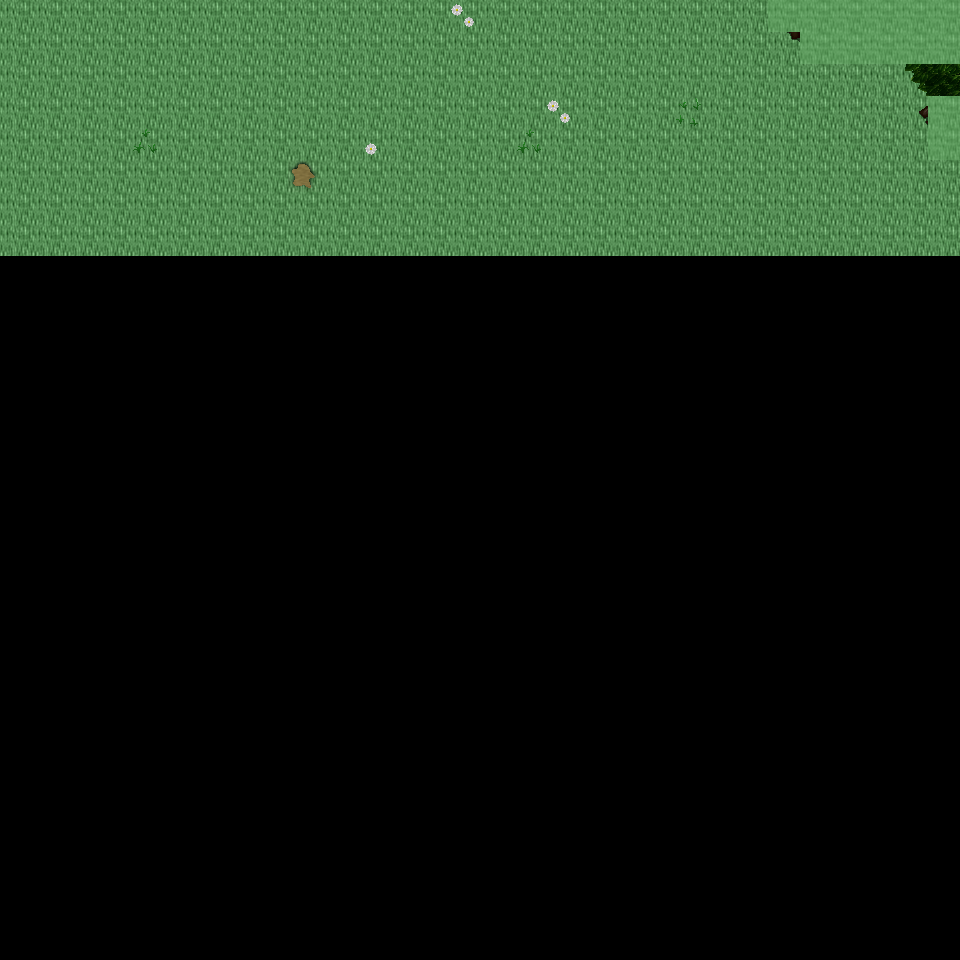

Tiled map render using the project's own tile images. Description and the map definition, with tile-layer contents summarised, below:
An orthogonal 30x30 tile map with 32x32 px tiles, 6 tile layers (Ground, Object, Object2, Above, ...), 26 tilesets and 4 objects (4x mapExit).

<map version="1.0" orientation="orthogonal" renderorder="right-down" width="30" height="30" tilewidth="32" tileheight="32" nextobjectid="5">
  <tileset firstgid="1" name="tileset_ground_ground" tilewidth="32" tileheight="32" tilecount="33" columns="3">
    <image source="../drawable/tileset_ground_ground.png" width="96" height="352" />
  </tileset>
  <tileset firstgid="34" name="tileset_building_castle" tilewidth="32" tileheight="32" tilecount="320" columns="20">
    <image source="../drawable/tileset_building_castle.png" width="640" height="512" />
  </tileset>
  <tileset firstgid="354" name="tileset_plant_flower_daisy_white" tilewidth="32" tileheight="32" tilecount="8" columns="2">
    <image source="../drawable/tileset_plant_flower_daisy_white.png" width="64" height="128" />
  </tileset>
  <tileset firstgid="362" name="tileset_ground_mud_patch" tilewidth="32" tileheight="32" tilecount="4" columns="4">
    <image source="../drawable/tileset_ground_mud_patch.png" width="128" height="32" />
  </tileset>
  <tileset firstgid="366" name="tileset_plant_grasses" tilewidth="32" tileheight="32" tilecount="6" columns="3">
    <image source="../drawable/tileset_plant_grasses.png" width="96" height="64" />
  </tileset>
  <tileset firstgid="372" name="tileset_ground_cobbled_paving" tilewidth="32" tileheight="32" tilecount="1" columns="1">
    <image source="../drawable/tileset_ground_cobbled_paving.png" width="32" height="32" />
  </tileset>
  <tileset firstgid="373" name="tileset_plant_bush_bushes" tilewidth="32" tileheight="32" tilecount="10" columns="5">
    <image source="../drawable/tileset_plant_bush_bushes.png" width="160" height="64" />
  </tileset>
  <tileset firstgid="383" name="tileset_ground_grass_edges" tilewidth="32" tileheight="32" tilecount="36" columns="12">
    <image source="../drawable/tileset_ground_grass_edges.png" width="384" height="96" />
  </tileset>
  <tileset firstgid="419" name="tileset_ground_grass_corners" tilewidth="32" tileheight="32" tilecount="24" columns="6">
    <image source="../drawable/tileset_ground_grass_corners.png" width="192" height="128" />
  </tileset>
  <tileset firstgid="443" name="tileset_plant_tree_tree_darkgreen" tilewidth="32" tileheight="32" tilecount="88" columns="8">
    <image source="../drawable/tileset_plant_tree_tree_darkgreen.png" width="256" height="352" />
  </tileset>
  <tileset firstgid="531" name="tileset_plant_flower_daisy_yellow" tilewidth="32" tileheight="32" tilecount="8" columns="2">
    <image source="../drawable/tileset_plant_flower_daisy_yellow.png" width="64" height="128" />
  </tileset>
  <tileset firstgid="539" name="tileset_plant_flower_daisy_red" tilewidth="32" tileheight="32" tilecount="8" columns="2">
    <image source="../drawable/tileset_plant_flower_daisy_red.png" width="64" height="128" />
  </tileset>
  <tileset firstgid="547" name="tileset_plant_flower_daisy_blue" tilewidth="32" tileheight="32" tilecount="8" columns="2">
    <image source="../drawable/tileset_plant_flower_daisy_blue.png" width="64" height="128" />
  </tileset>
  <tileset firstgid="555" name="tileset_building_fence_fence_chunky" tilewidth="32" tileheight="32" tilecount="21" columns="3">
    <image source="../drawable/tileset_building_fence_fence_chunky.png" width="96" height="224" />
  </tileset>
  <tileset firstgid="576" name="tileset_plant_bush_hedge" tilewidth="32" tileheight="32" tilecount="35" columns="5">
    <image source="../drawable/tileset_plant_bush_hedge.png" width="160" height="224" />
  </tileset>
  <tileset firstgid="611" name="tileset_plant_stump_stump_green" tilewidth="32" tileheight="32" tilecount="4" columns="2">
    <image source="../drawable/tileset_plant_stump_stump_green.png" width="64" height="64" />
  </tileset>
  <tileset firstgid="615" name="tileset_plant_stump_stump_brown" tilewidth="32" tileheight="32" tilecount="4" columns="2">
    <image source="../drawable/tileset_plant_stump_stump_brown.png" width="64" height="64" />
  </tileset>
  <tileset firstgid="619" name="tileset_logic_item_resources" tilewidth="32" tileheight="32" tilecount="6" columns="6">
    <image source="../drawable/tileset_logic_item_resources.png" width="192" height="32" />
  </tileset>
  <tileset firstgid="625" name="tileset_logic_portal" tilewidth="32" tileheight="32" tilecount="24" columns="8">
    <image source="../drawable/tileset_logic_portal.png" width="256" height="96" />
  </tileset>
  <tileset firstgid="649" name="tileset_logic_creature_mummy" tilewidth="32" tileheight="32" tilecount="2" columns="2">
    <image source="../drawable/tileset_logic_creature_mummy.png" width="64" height="32" />
  </tileset>
  <tileset firstgid="651" name="tileset_logic_creature_animal" tilewidth="32" tileheight="32" tilecount="32" columns="8">
    <image source="../drawable/tileset_logic_creature_animal.png" width="256" height="128" />
  </tileset>
  <tileset firstgid="683" name="tileset_logic_collision" tilewidth="32" tileheight="32" tilecount="1" columns="1">
    <image source="../drawable/tileset_logic_collision.png" width="32" height="32" />
  </tileset>
  <tileset firstgid="684" name="tileset_ground_grass_2" tilewidth="32" tileheight="32" tilecount="21" columns="3">
    <image source="../drawable/tileset_ground_grass_2.png" width="96" height="224" />
  </tileset>
  <tileset firstgid="705" name="tileset_logic_protection" tilewidth="32" tileheight="32" tilecount="2" columns="2">
    <image source="../drawable/tileset_logic_protection.png" width="64" height="32" />
  </tileset>
  <tileset firstgid="707" name="tileset_logic_creature_undead_skeleton" tilewidth="32" tileheight="32" tilecount="6" columns="6">
    <image source="../drawable/tileset_logic_creature_undead_skeleton.png" width="192" height="32" />
  </tileset>
  <tileset firstgid="713" name="tileset_logic_creature_troll" tilewidth="32" tileheight="32" tilecount="4" columns="4">
    <image source="../drawable/tileset_logic_creature_troll.png" width="128" height="32" />
  </tileset>
  <layer name="Ground" width="30" height="30">
    <data>[900 cells, 240 non-empty, 1 distinct tile ids]</data>
  </layer>
  <layer name="Object" width="30" height="30">
    <data>[900 cells, 20 non-empty, 16 distinct tile ids]</data>
  </layer>
  <layer name="Object2" width="30" height="30">
    <data>[900 cells, 0 non-empty, 0 distinct tile ids]</data>
  </layer>
  <layer name="Above" width="30" height="30">
    <data>[900 cells, 6 non-empty, 6 distinct tile ids]</data>
  </layer>
  <layer name="Above2" width="30" height="30">
    <data>[900 cells, 0 non-empty, 0 distinct tile ids]</data>
  </layer>
  <layer name="Walkable" width="30" height="30">
    <data>[900 cells, 13 non-empty, 1 distinct tile ids]</data>
  </layer>
  <objectgroup name="MapEvents">
    <object id="1" name="north" type="mapExit" x="0" y="0" width="768" height="32">
      <properties>
        <property name="map" value="level_0_x105_y79" />
        <property name="x" value="0" />
        <property name="y" value="28" />
      </properties>
    </object>
    <object id="2" name="west" type="mapExit" x="0" y="0" width="32" height="960">
      <properties>
        <property name="map" value="level_0_x104_y80" />
        <property name="x" value="28" />
        <property name="y" value="0" />
      </properties>
    </object>
    <object id="3" name="east" type="mapExit" x="928" y="64" width="32" height="32">
      <properties>
        <property name="map" value="level_0_x106_y80" />
        <property name="x" value="1" />
        <property name="y" value="2" />
      </properties>
    </object>
    <object id="4" name="east2" type="mapExit" x="928" y="160" width="32" height="800">
      <properties>
        <property name="map" value="level_0_x106_y80" />
        <property name="x" value="1" />
        <property name="y" value="5" />
      </properties>
    </object>
  </objectgroup>
</map>
